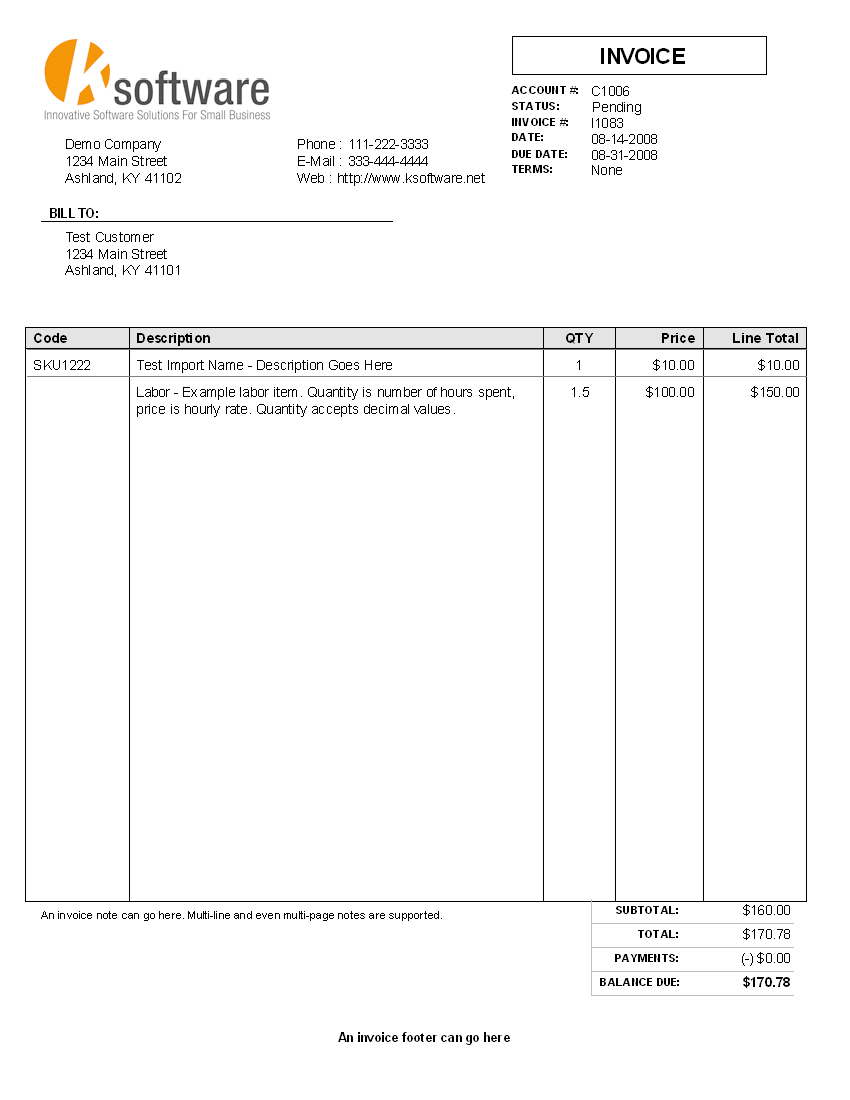
#> input picture test.png, 850 x 1100 px
$ python -i recognitionTypeHeader.py   (imports and definitions only)
#> lines starting #> are read from the running program, lines starting #| are printed output that depends on the picture; after the words box and inside, x2 and y2 are one past the last pixel; in counts of white or black regions, pixels touching at a corner belong together
import pytesseract
import cv2
import numpy as np
import re
import openpyxl
import json


def getType(image_path):
    ################PREPROCESARE##############
    # opening - erosion followed by dilation
#> called with image_path = '../test.png'
    def opening(img):
        kernel = np.ones((5, 5), np.uint8)
        return cv2.morphologyEx(img, cv2.MORPH_OPEN, kernel)

    # canny edge detection
    def canny(img):
        return cv2.Canny(img, 100, 200)

    # get grayscale image
    def get_grayscale(img):
        return cv2.cvtColor(img, cv2.COLOR_BGR2GRAY)

    # noise removal
    def remove_noise(img):
        return cv2.medianBlur(img, 5)

    # thresholding
    def thresholding(img):
        return cv2.threshold(img, 0, 255, cv2.THRESH_BINARY + cv2.THRESH_OTSU)[1]

    # dilation
    def dilate(img):
        kernel = np.ones((5, 5), np.uint8)
        return cv2.dilate(img, kernel, iterations=1)

    # erosion
    def erode(img):
        kernel = np.ones((5, 5), np.uint8)
        return cv2.erode(img, kernel, iterations=1)

    # skew correction
    # [12 lines left out: function deskew, not called in this run]

    # template matching
    def match_template(img, template):
        return cv2.matchTemplate(img, template, cv2.TM_CCOEFF_NORMED)


    image = cv2.imread(image_path)
#> image is the input picture: shape (1100, 850, 3); mean B, G, R 248.2, 248.5, 248.7
    gray = get_grayscale(image)
    thresh = thresholding(gray)
#> in thresholding, `return cv2.threshold(img, 0, 255, cv2.THRESH_BINARY + cv2.THRESH_OTSU)..`:
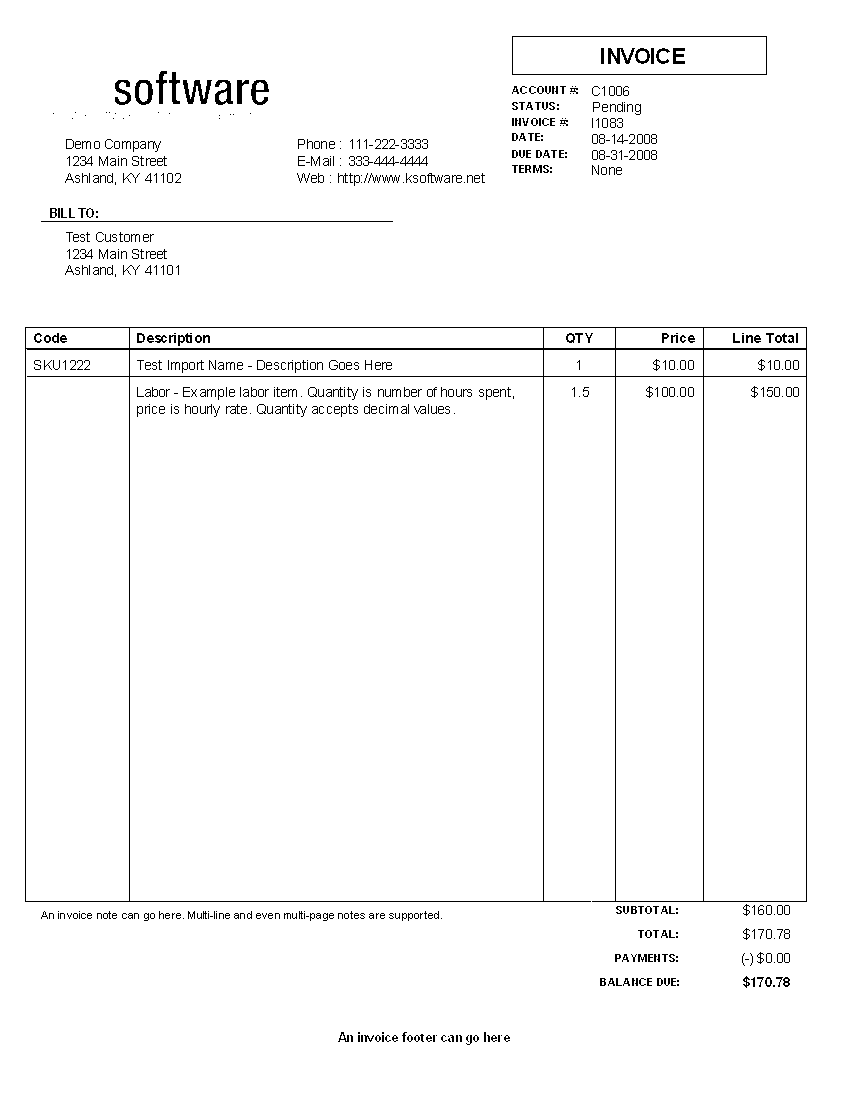
#> returned value: shape (1100, 850); 97.6% white; black in thin lines or dots, all inside (x1, y1, x2, y2) = (25, 36, 807, 1045)
    opening = opening(gray)
#> in opening, `return cv2.morphologyEx(img, cv2.MORPH_OPEN, kernel)`:
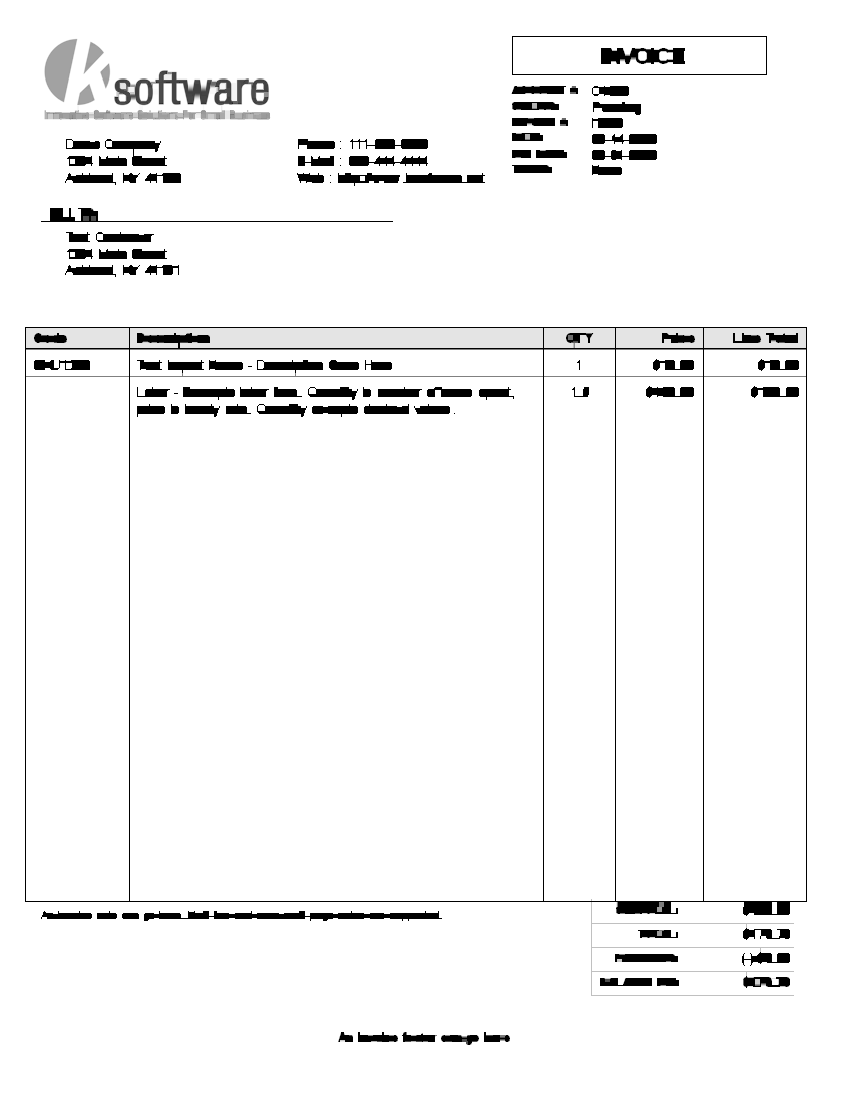
#> returned value: shape (1100, 850); min 0, max 255, mean 243.9
    canny = canny(gray)
#> in canny, `return cv2.Canny(img, 100, 200)`:
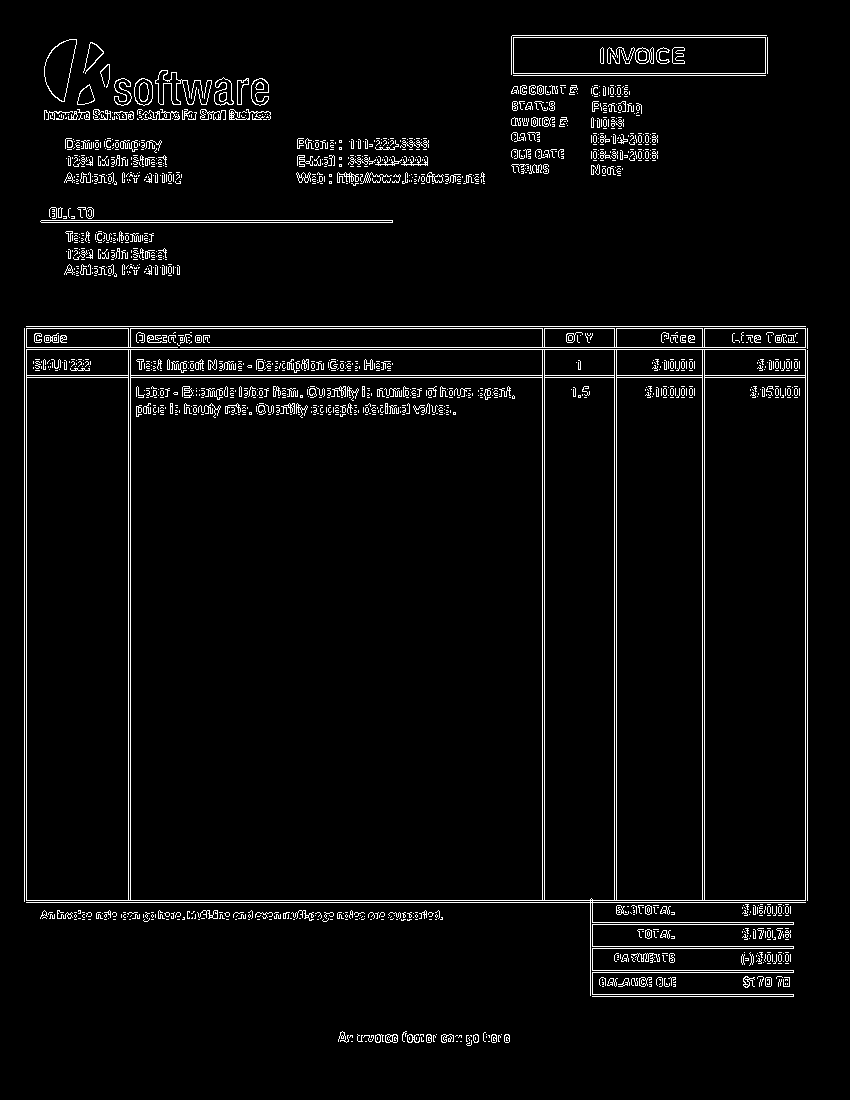
#> returned value: shape (1100, 850); 3.6% white in thin lines or dots, all inside (x1, y1, x2, y2) = (24, 35, 808, 1046)

    # Adding custom options
    custom_config = r'-l ron --oem 3 --psm 3'
#> (the run stopped early here; a loop or call above may not have finished)
